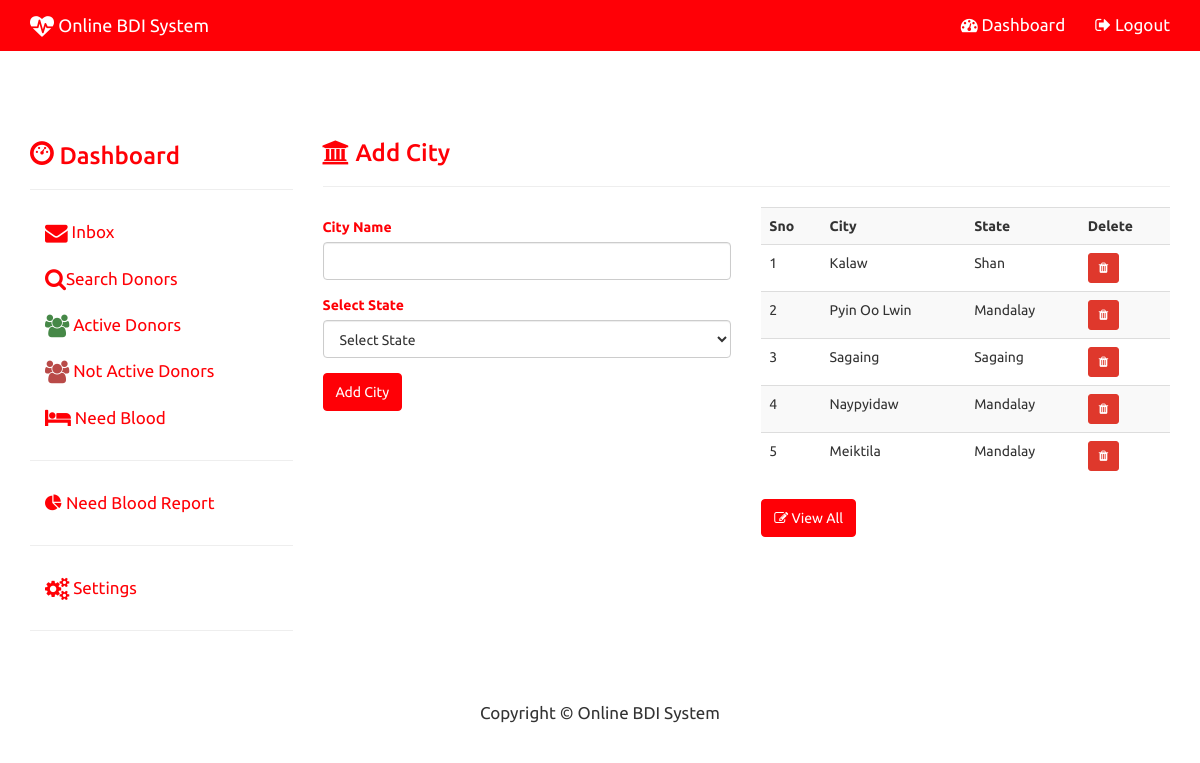
/admin_city.php (signed in), run on the app's committed database.
### tables this page shows
CREATE TABLE `city` (
  `CITY_ID` int(11) NOT NULL,
  `STATE_ID` int(11) NOT NULL,
  `CITY_NAME` varchar(150) NOT NULL
);

CREATE TABLE `state` (
  `STATE_ID` int(11) NOT NULL,
  `STATE_NAME` varchar(150) NOT NULL,
  `COUNTRY_ID` int(11) NOT NULL
);

### admin_city.php (the view, shortened to what this page needs)
<?php
include("config.php");
?>
<!DOCTYPE html>
<html lang="en">
	<head>
			<?php include("admin_head.php");?>
	</head>
	<body>
<?php include("admin_topnav.php"); ?>
<div class="container" style="margin-top:70px;">
	<div class="row">
		<div class="col-sm-3">
			<?php include("admin_side_nav.php");?>
		</div>
		<div class="col-sm-9" >
			<h3 class='text-primary'><i class="fa fa-bank"></i> Add City </h3><hr>
			<div class="row">
				<div class="col-md-6">
					<form role="form" action="admin_city.php" method="post">
						<div class="form-group text-primary">
							<label for="City">City Name</label>
							<input id="City" required type="text" class="form-control" name="cityname">
						</div>
						<div class="form-group text-primary">
							<label for="state">Select State</label>
							<select name="statename" required class="form-control">
								<option value="">Select State</option>
							</select>
						</div>
						<div class="form-group">
							<input type="submit" class="btn btn-primary" name='city_submit' value="Add City">
						</div>
					</form>
				</div>
				<div class="col-md-6">
					<?php
						$sql="Select city.CITY_NAME, state.STATE_NAME, city.CITY_ID
From state Inner Join
  city On city.STATE_ID = state.STATE_ID  ORDER BY city.CITY_ID DESC  LIMIT 0,5";
						$result=$con->query($sql);
						if($result->num_rows>0)
						{
								echo "<table class='table table-striped' >";
									echo "<tr>
											<th>Sno</th>
											<th>City</th>
											<th>State</th>
											<th>Delete</th>
										</tr>";
										$i=0;
										while($row=$result->fetch_assoc())
										{
											$i++;
											echo"<tr>";
												echo "<td>$i</td>";
												echo "<td>".$row["CITY_NAME"]."</td>";
												echo "<td>".$row["STATE_NAME"]."</td>";
												echo "<td><a href='admin_del_city.php?id=".$row["CITY_ID"]."' class='btn btn-danger btn-sm'><i class='fa fa-trash'></i></a></td>";
											echo"</tr>";
										}
								echo "</table>";
						}
					?>
					<a href='admin_view_city.php' class='btn btn-primary'><i class='fa fa-edit'></i> View All</a>
				</div>
			</div>
		</div>
	</div>
</div>
	 <?php include("admin_footer.php"); ?>
	</body>
</html>

### css/modern-business.css (style rules this page uses)
html, body { height: 100%; }
body { padding-top: 50px; }
.navbar-default,.panel-heading,.btn-primary { background-color:#ff0006 !important; border-color:#ff0006 !important; }
.text-primary { color:#ff0006 !important; }

### data on the page
city: CITY_NAME "Kalaw", STATE_ID.STATE_NAME "Shan"
city: CITY_NAME "Pyin Oo Lwin", STATE_ID.STATE_NAME "Mandalay"
city: CITY_NAME "Sagaing", STATE_ID.STATE_NAME "Sagaing"
city: CITY_NAME "Naypyidaw", STATE_ID.STATE_NAME "Mandalay"
city: CITY_NAME "Meiktila", STATE_ID.STATE_NAME "Mandalay"
